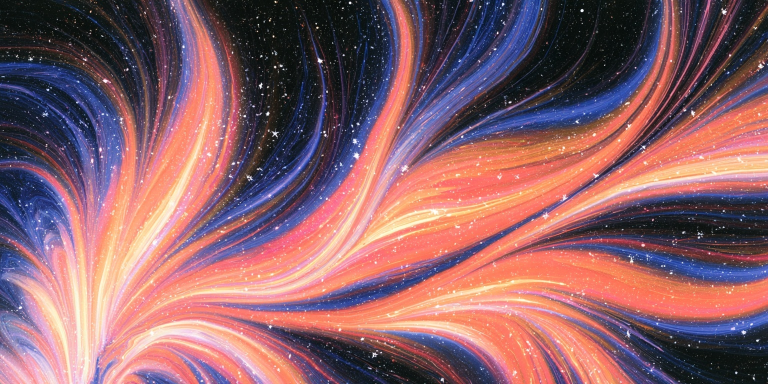
#> input picture fontes/planetas/mj1.jpg, 1536 x 768 px (shown at 1/2 size)
$ python peles_planetas.py
#> lines starting #> are read from the running program, lines starting #| are printed output that depends on the picture
# -*- coding: utf-8 -*-
"""As seis do Midjourney viram peles de esfera.

A pele de um planeta e lida como equirretangular: o eixo horizontal da a
volta no equador, o vertical vai de polo a polo. Duas consequencias:

  1. A EMENDA HORIZONTAL PRECISA FECHAR. Se a coluna da direita nao
     continua a da esquerda, sai uma costura vertical no planeta — e ela
     nao passa despercebida, porque o planeta gira e a costura passa pela
     frente uma vez por volta.

  2. O VERTICAL NAO PRECISA. Os polos convergem para um ponto, e o que
     sobra la e sempre uma media. Por isso nao mexo neles.

Fecho a emenda por SOBREPOSICAO: uma faixa da borda esquerda entra por
cima da direita com uma rampa suave, e o pedaco consumido sai do fim. O
que sobra e uma imagem menor cuja ultima coluna e a vizinha da primeira no
original — continua, sem espelho e sem borrao.
"""
import os
from PIL import Image

AQUI = os.path.dirname(os.path.abspath(__file__))
ORIG = os.path.join(AQUI, 'planetas')
SAIDA = os.path.join(AQUI, 'peles')
os.makedirs(SAIDA, exist_ok=True)

LARG, ALT = 1024, 512          # potencia de dois nos dois lados: o mipmap exige

# imagem -> destino, e o porque da escolha
ALVOS = [
    ('mj1.jpg', 'pele-sol',        'coral saindo de um ponto: e um sol'),
    ('mj2.jpg', 'pele-rosa',       'a nebulosa rosa, no planeta rosa'),
    ('mj3.jpg', 'pele-asteroide',  'marmore violeta e coral, para tirar o cinza'),
    ('mj4.jpg', 'pele-verde',      'a samambaia magenta e ciano tem o verde'),
    ('mj5.jpg', 'pele-agua',       'azul profundo com o olho no meio'),
    ('mj6.jpg', 'pele-fogo',       'as veias de lava'),
]


def suave(t):
    """Rampa com derivada zero nas pontas — sem quina, sem listra."""
    return t * t * (3.0 - 2.0 * t)


def fechar_horizontal(im, fracao=0.18):
    """Sobrepoe a borda esquerda na direita e devolve a imagem menor."""
    W, H = im.size
    b = max(8, int(W * fracao))
    esq = im.crop((0, 0, b, H))
    dir_ = im.crop((W - b, 0, W, H))

    # mascara: 0 na esquerda da faixa (fica a direita original),
    #          255 na direita da faixa (fica a esquerda original)
    masc = Image.new('L', (b, H))
    linha = [int(255 * suave(x / (b - 1.0))) for x in range(b)]
    masc.putdata(linha * H)

    fundido = Image.composite(esq, dir_, masc)
    out = im.copy()
    out.paste(fundido, (W - b, 0))
    # o pedaco que a esquerda ocupou agora esta repetido: tira do inicio
    return out.crop((b, 0, W, H))


def medir_emenda(im):
    """Diferenca media entre a primeira e a ultima coluna, 0 a 255."""
    W, H = im.size
    a = list(im.crop((0, 0, 1, H)).convert('RGB').getdata())
    z = list(im.crop((W - 1, 0, W, H)).convert('RGB').getdata())
    return sum(abs(p[c] - q[c]) for p, q in zip(a, z) for c in range(3)) / (H * 3.0)


for arq, nome, motivo in ALVOS:
    im = Image.open(os.path.join(ORIG, arq)).convert('RGB')
#> im is the input picture: PIL image 1536x768 RGB; mean R, G, B 140.6, 97, 104.9
    antes = medir_emenda(im)
#> in medir_emenda, `a = list(im.crop((0, 0, 1, H)).convert('RGB').getdata())`: a = 768 items, first 6: (20, 26, 24), (10, 16, 14), (14, 20, 18), (15, 21, 19), (4, 10, 8), (14, 20, 18)
#> in medir_emenda, `z = list(im.crop((W - 1, 0, W, H)).convert('RGB').getdata())`: z = 768 items, first 6: (80, 71, 72), (69, 60, 61), (49, 40, 41), (50, 41, 42), (37, 28, 31), (31, 22, 25)
#> antes = 75.07
    im = fechar_horizontal(im)
#> in fechar_horizontal, `esq = im.crop((0, 0, b, H))`:
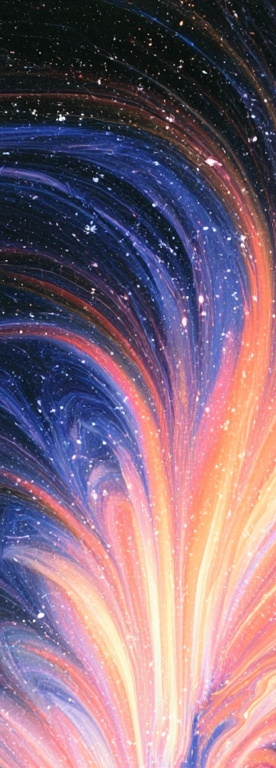
#> esq: PIL image 276x768 RGB; mean R, G, B 130.6, 105.3, 122
#> in fechar_horizontal, `dir_ = im.crop((W - b, 0, W, H))`:
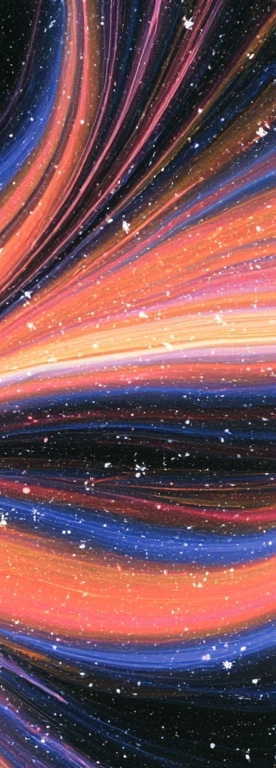
#> dir_: PIL image 276x768 RGB; mean R, G, B 116, 78.6, 86.9
#> in fechar_horizontal, `masc = Image.new('L', (b, H))`: masc: PIL image 276x768 L; every value is 0
#> in fechar_horizontal, `masc.putdata(linha * H)`:
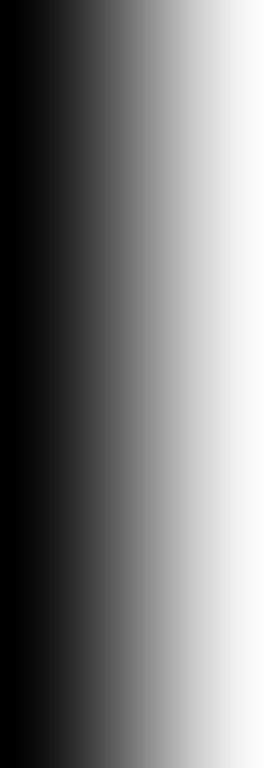
#> masc: PIL image 276x768 L; min 0, max 255, mean 127
#> in fechar_horizontal, `fundido = Image.composite(esq, dir_, masc)`:
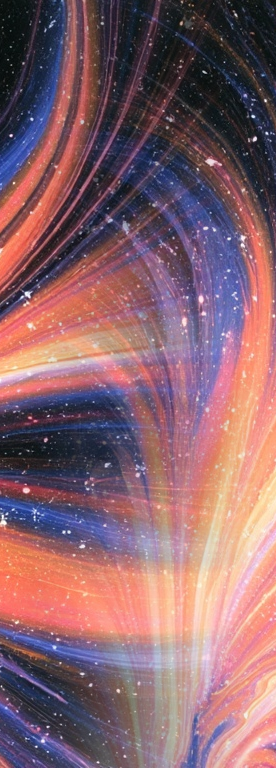
#> fundido: PIL image 276x768 RGB; mean R, G, B 136.8, 99.1, 107.8
#> in fechar_horizontal, `out.paste(fundido, (W - b, 0))`:
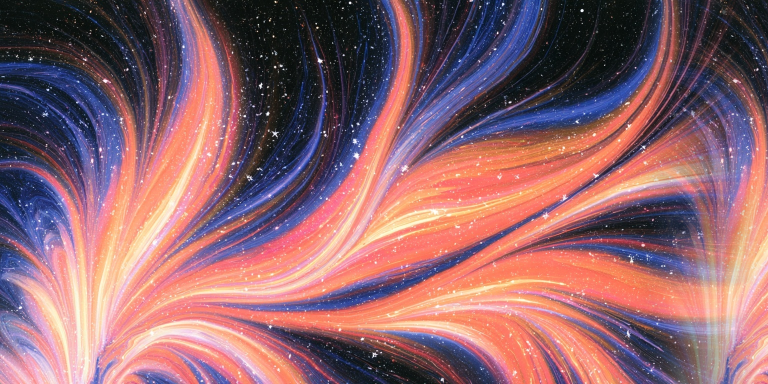
#> out: PIL image 1536x768 RGB (shown at 1/2 size); mean R, G, B 144.3, 100.7, 108.6
#> in fechar_horizontal, `return out.crop((b, 0, W, H))`:
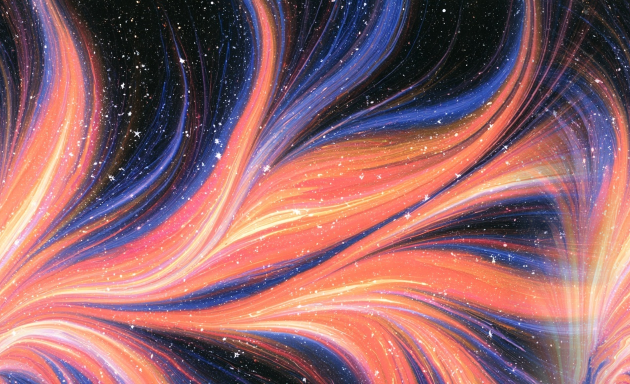
#> returned value: PIL image 1260x768 RGB (shown at 1/2 size); mean R, G, B 147.3, 99.7, 105.7
    im = im.resize((LARG, ALT), Image.LANCZOS)
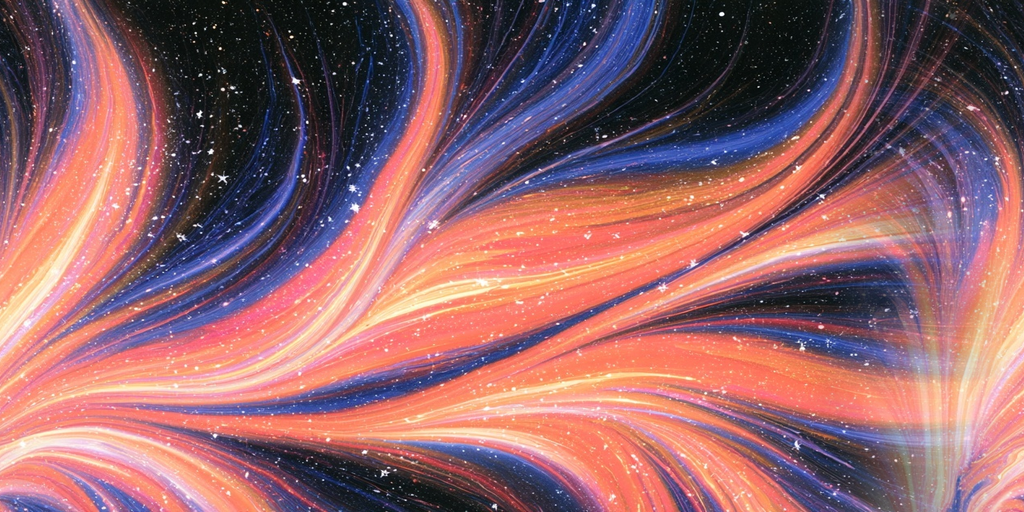
#> im: PIL image 1024x512 RGB; mean R, G, B 147.3, 99.7, 105.7
    depois = medir_emenda(im)
#> depois = 7.92
    caminho = os.path.join(SAIDA, nome + '.jpg')
    im.save(caminho, quality=90, optimize=True)
    kb = os.path.getsize(caminho) // 1024
    print('%-16s %4d KB   emenda %5.2f -> %4.2f   %s'
          % (nome, kb, antes, depois, motivo))
#| pele-sol          195 KB   emenda 75.07 -> 7.92   coral saindo de um ponto: e um sol
#> pass 2 of the loop `for arq, nome, motivo in ALVOS:`:
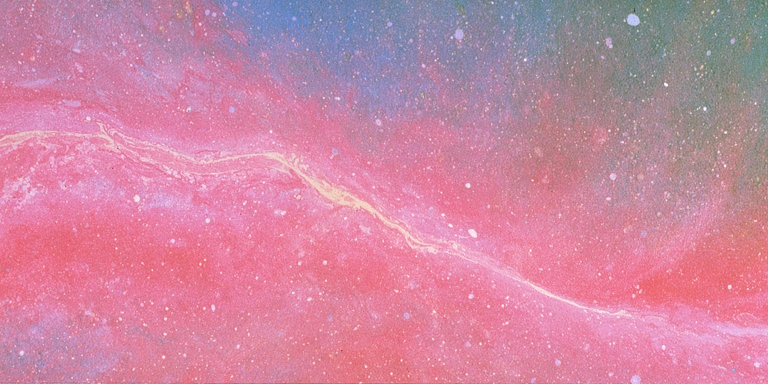
#> input picture fontes/planetas/mj2.jpg, 1536 x 768 px (shown at 1/2 size)
#> im is the input picture: PIL image 1536x768 RGB; mean R, G, B 204.8, 135, 162.6
#> antes = 32.96
#> in fechar_horizontal (call 2), `return out.crop((b, 0, W, H))`:
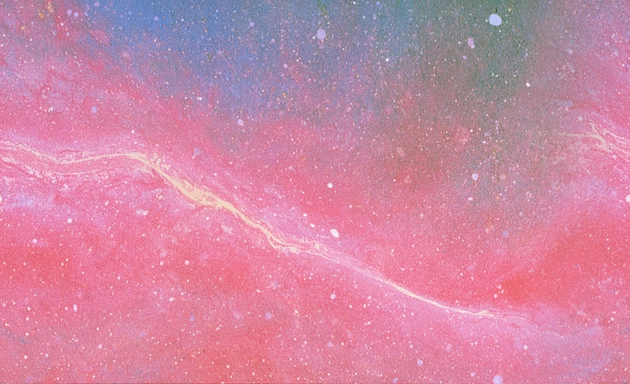
#> returned value: PIL image 1260x768 RGB (shown at 1/2 size); mean R, G, B 205.4, 135.3, 163.9
#> `im = im.resize((LARG, ALT), Image.LANCZOS)`:
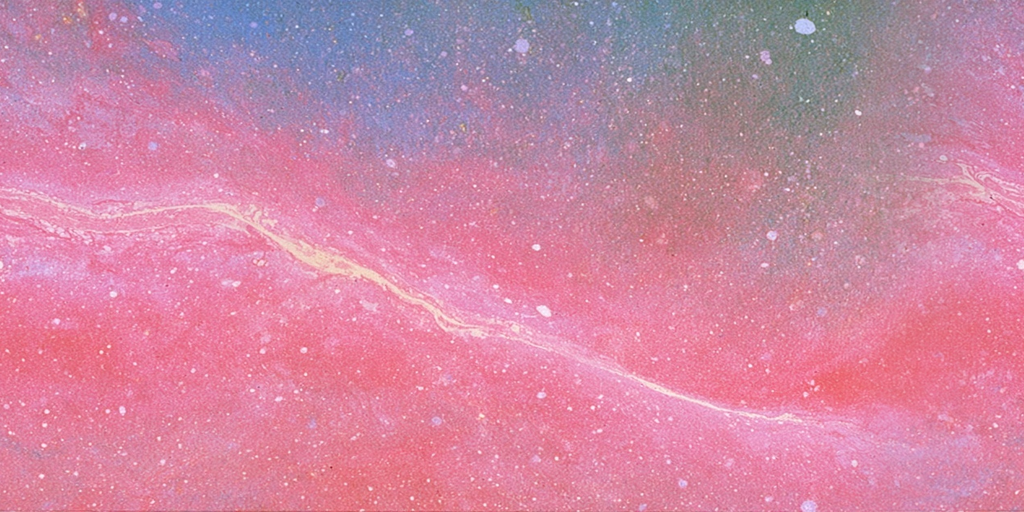
#> im: PIL image 1024x512 RGB; mean R, G, B 205.3, 135.3, 163.9
#> depois = 7.22
#| pele-rosa         158 KB   emenda 32.96 -> 7.22   a nebulosa rosa, no planeta rosa
#> pass 3 of the loop `for arq, nome, motivo in ALVOS:`:
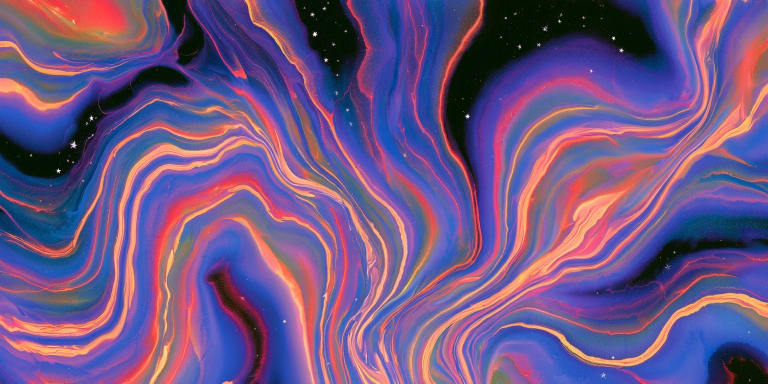
#> input picture fontes/planetas/mj3.jpg, 1536 x 768 px (shown at 1/2 size)
#> im is the input picture: PIL image 1536x768 RGB; mean R, G, B 110.6, 84.7, 133.2
#> antes = 42.04
#> in fechar_horizontal (call 3), `return out.crop((b, 0, W, H))`:
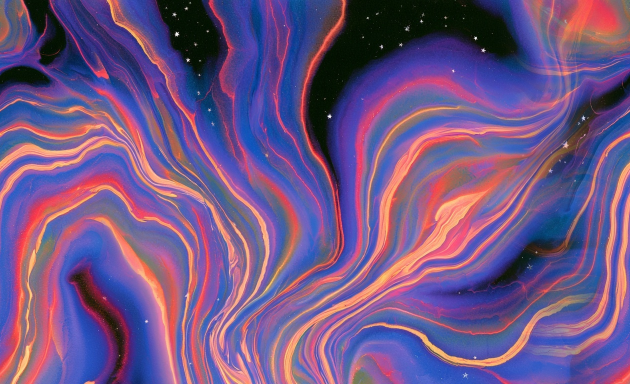
#> returned value: PIL image 1260x768 RGB (shown at 1/2 size); mean R, G, B 112.5, 84.7, 133.6
#> `im = im.resize((LARG, ALT), Image.LANCZOS)`:
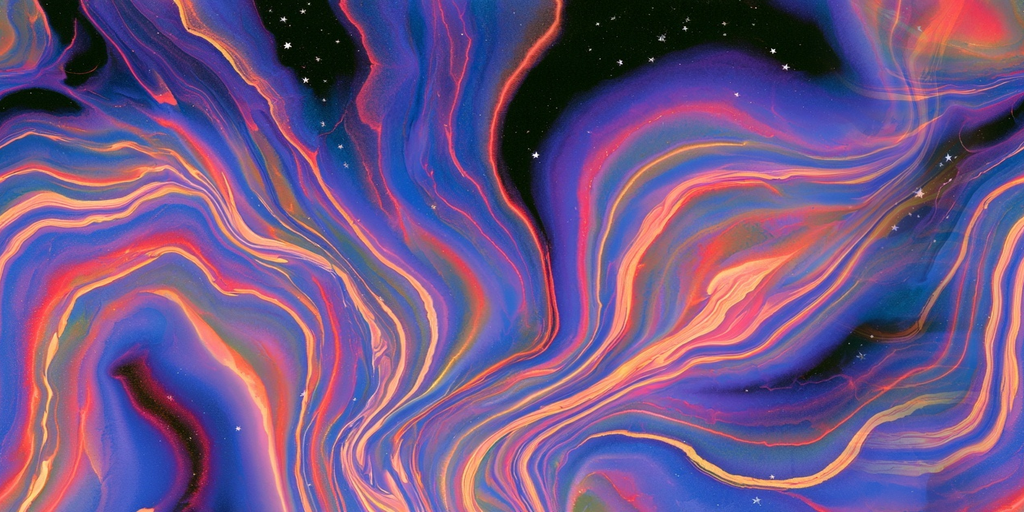
#> im: PIL image 1024x512 RGB; mean R, G, B 112.5, 84.7, 133.6
#> depois = 7.14
#| pele-asteroide    151 KB   emenda 42.04 -> 7.14   marmore violeta e coral, para tirar o cinza
#> the loop made 6 passes; the first 3 are shown
